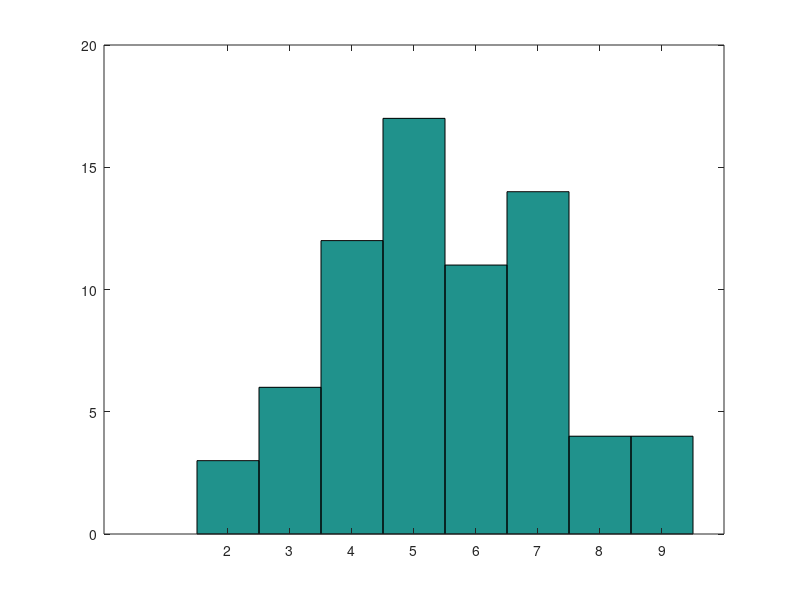

Reproduce this figure in MATLAB.
%% Word length in phonemes
% copied from scoring template / data for logistic regression

L = [4, 7, 9, 6, 3, 4, 9, 7, 3, 7, 5, 6, 8, 7, 5, 4, 4, 5, 7, 7, 5, 2 ,5 ,7, 5, 5, 5, 5, 4, 9, 6, 6, 5, 5, 4, 9 ,8, 7, 6, 6, 7, 2, 7, 7, 7, 5, 3, 5, 5, 4, 2, 7, 5, 4, 5, 4, 6, 8, 8, 6, 4, 4, 6, 3, 6, 6, 5, 3, 4, 7, 3];

[min(L), max(L)]
[mean(L), median(L)]
hist(L, min(L):max(L))